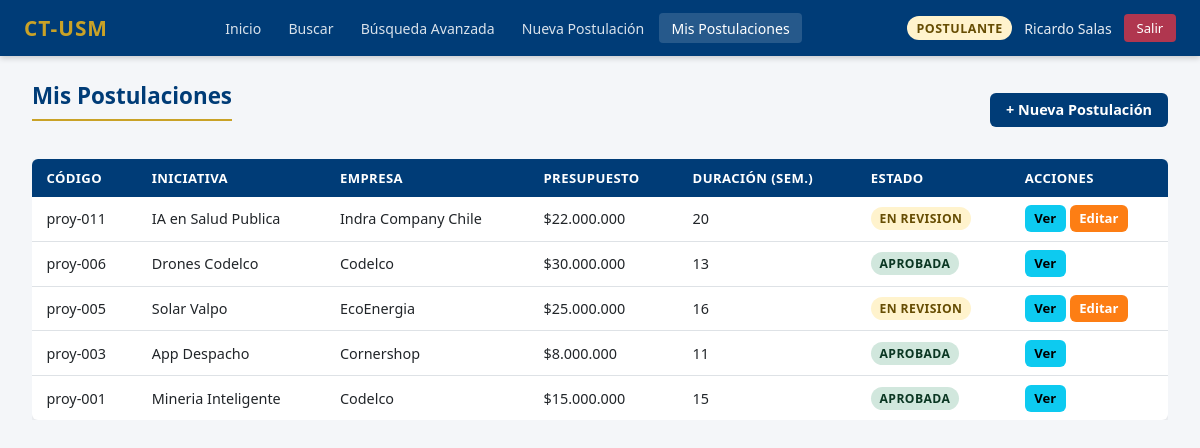
Page /PHP/mis_postulaciones.php (signed in) on the committed database.
### tables this page shows
CREATE TABLE `postulacion` (
  `P_Id` int(11) NOT NULL,
  `P_Codigo_interno` varchar(50) NOT NULL,
  `P_Nombre` varchar(100) NOT NULL,
  `P_Presupuesto` int(11) NOT NULL,
  `P_Fecha` date NOT NULL,
  `P_Descripcion` text NOT NULL,
  `P_Objetivo` text DEFAULT NULL,
  `P_Solucion` text DEFAULT NULL,
  `P_Resultados_Esperados` text DEFAULT NULL,
  `P_Otros_Documentos` varchar(255) DEFAULT NULL,
  `P_Iniciativa_ID` int(11) NOT NULL,
  `P_Responsable1_Rut` varchar(12) NOT NULL,
  `P_Responsable2_Rut` varchar(12) NOT NULL,
  `P_Empresa_Rut` varchar(12) NOT NULL,
  `P_Region_Realizar` int(11) NOT NULL,
  `P_Region_Impacto` int(11) NOT NULL,
  `P_Estado_ID` int(11) NOT NULL DEFAULT 1,
  `P_ID_Campus` int(11) NOT NULL,
  `P_Fecha_Envio` datetime DEFAULT NULL
);

### PHP/guard.php (called while the page is built, shortened)
<?php
$__usuario = $_SESSION['usuario'];
$__rut     = $__usuario['rut'];
?>

### PHP/mis_postulaciones.php (the view, shortened to what this page needs)
<?php
require_once "guard.php";
include "conexion.php";
$stmt = $conexion->prepare(
    "SELECT vp.*, fn_total_semanas(vp.P_Id) AS TotalSemanas
    FROM vista_postulaciones vp
    WHERE vp.P_Responsable1_Rut = ? OR vp.P_Responsable2_Rut = ?
    ORDER BY vp.P_Fecha DESC"
);
$stmt->bind_param("ss", $__rut, $__rut);
$stmt->execute();
$postulaciones = $stmt->get_result();
include "navbar.php";
?>
<div class="seccion-header">
    <h2 class="titulo-seccion">Mis Postulaciones</h2>
    <a href="crear_postulacion.php" class="btn btn-primary">+ Nueva Postulación</a>
</div>
<?php if ($postulaciones->num_rows > 0): ?>
<div class="tabla-wrapper">
    <table class="tabla">
        <thead>
            <tr>
                <th>Código</th>
                <th>Iniciativa</th>
                <th>Empresa</th>
                <th>Presupuesto</th>
                <th>Duración (sem.)</th>
                <th>Estado</th>
                <th>Acciones</th>
            </tr>
        </thead>
        <tbody>
        <?php while ($row = $postulaciones->fetch_assoc()): ?>
            <tr>
                <td><?= htmlspecialchars($row['P_Codigo_interno']) ?></td>
                <td><?= htmlspecialchars($row['P_Nombre']) ?></td>
                <td><?= htmlspecialchars($row['Empresa']) ?></td>
                <td>$<?= number_format($row['P_Presupuesto'], 0, ',', '.') ?></td>
                <td><?= $row['TotalSemanas'] ?></td>
                <td><span class="badge badge-<?= strtolower(str_replace(' ', '-', $row['Estado'])) ?>"><?= htmlspecialchars($row['Estado']) ?></span></td>
                <td class="acciones">
                    <a href="ver_postulacion.php?id=<?= $row['P_Id'] ?>" class="btn btn-sm btn-info">Ver</a>
                    <?php if ($row['P_Estado_ID'] == 1):  ?>
                        <a href="editar_postulacion.php?id=<?= $row['P_Id'] ?>" class="btn btn-sm btn-warning">Editar</a>
                        <a href="enviar_postulacion.php?id=<?= $row['P_Id'] ?>"
                        class="btn btn-sm btn-primary"
                        onclick="return confirm('¿Confirmas enviar esta postulación? No podrás editarla después.')">
                            Enviar
                        </a>
                        <a href="eliminar_postulacion.php?id=<?= $row['P_Id'] ?>"
                        class="btn btn-sm btn-danger"
                        onclick="return confirm('¿Eliminar esta postulación en borrador?')">
                            Eliminar
                        </a>
                    <?php elseif (in_array($row['P_Estado_ID'], [2, 3])):  ?>
                        <a href="editar_postulacion.php?id=<?= $row['P_Id'] ?>" class="btn btn-sm btn-warning">Editar</a>
                    <?php endif; ?>
                </td>
            </tr>
        <?php endwhile; ?>
        </tbody>
    </table>
</div>
<?php endif; ?>
<?php include "footer.php"; ?>

### PHP/css/estilo.css (style rules this page uses)
:root { --azul: #003C77; --azul-claro: #005fa3; --dorado: #c9a227; --dorado-hover: #a8841e; --bg: #f4f6f9; --blanco: #ffffff; --gris-borde: #dee2e6; --texto: #212529; --texto-muted:#6c757d; --verde: #198754; --rojo: #dc3545; --naranja: #fd7e14; --radio: 6px; --sombra: 0 2px 8px rgba(0,0,0,.10); }
* { box-sizing: border-box; margin: 0; padding: 0; }
body { font-family: 'Segoe UI', Arial, sans-serif; font-size: 15px; background: var(--bg); color: var(--texto); min-height: 100vh; }
.titulo-seccion { font-size: 1.4rem; font-weight: 700; color: var(--azul); margin-bottom: 1.2rem; padding-bottom: .5rem; border-bottom: 2px solid var(--dorado); }
.seccion-header { display: flex; align-items: center; justify-content: space-between; margin-bottom: 1.2rem; }
.btn { display: inline-block; padding: .45rem 1rem; border-radius: var(--radio); border: none; cursor: pointer; font-size: .9rem; font-weight: 600; text-decoration: none; transition: all .2s; line-height: 1.4; }
.btn-primary { background: var(--azul); color: #fff; }
.btn-warning { background: var(--naranja); color: #fff; }
.btn-info { background: #0dcaf0; color: #000; }
.btn-sm { padding: .25rem .6rem; font-size: .82rem; }
.tabla-wrapper { overflow-x: auto; margin-bottom: 1.25rem; }
.tabla { width: 100%; border-collapse: collapse; background: var(--blanco); border-radius: var(--radio); overflow: hidden; box-shadow: var(--sombra); font-size: .9rem; }
.tabla thead th { background: var(--azul); color: #fff; padding: .6rem .9rem; text-align: left; font-weight: 600; font-size: .82rem; text-transform: uppercase; letter-spacing: .4px; }
.tabla tbody td { padding: .55rem .9rem; border-bottom: 1px solid var(--gris-borde); vertical-align: middle; }
.tabla tbody tr:last-child td { border-bottom: none; }
.tabla .acciones { white-space: nowrap; }
.badge { display: inline-block; padding: .2rem .55rem; border-radius: 20px; font-size: .76rem; font-weight: 700; text-transform: uppercase; letter-spacing: .4px; }
.badge-en-revision { background: #fff3cd; color: #664d03; }
.badge-aprobada { background: #d1e7dd; color: #0a3622; }

### rows in the picture
postulacion: P_Codigo_interno "proy-011", P_Nombre "IA en Salud Publica", Empresa "Indra Company Chile", P_Presupuesto "22.000.000", TotalSemanas "20", Estado "EN REVISION"
postulacion: P_Codigo_interno "proy-006", P_Nombre "Drones Codelco", Empresa "Codelco", P_Presupuesto "30.000.000", TotalSemanas "13", Estado "APROBADA"
postulacion: P_Codigo_interno "proy-005", P_Nombre "Solar Valpo", Empresa "EcoEnergia", P_Presupuesto "25.000.000", TotalSemanas "16", Estado "EN REVISION"
postulacion: P_Codigo_interno "proy-003", P_Nombre "App Despacho", Empresa "Cornershop", P_Presupuesto "8.000.000", TotalSemanas "11", Estado "APROBADA"
postulacion: P_Codigo_interno "proy-001", P_Nombre "Mineria Inteligente", Empresa "Codelco", P_Presupuesto "15.000.000", TotalSemanas "15", Estado "APROBADA"

### other values in the picture
$__rol "POSTULANTE"
$__nombre "Ricardo Salas"
